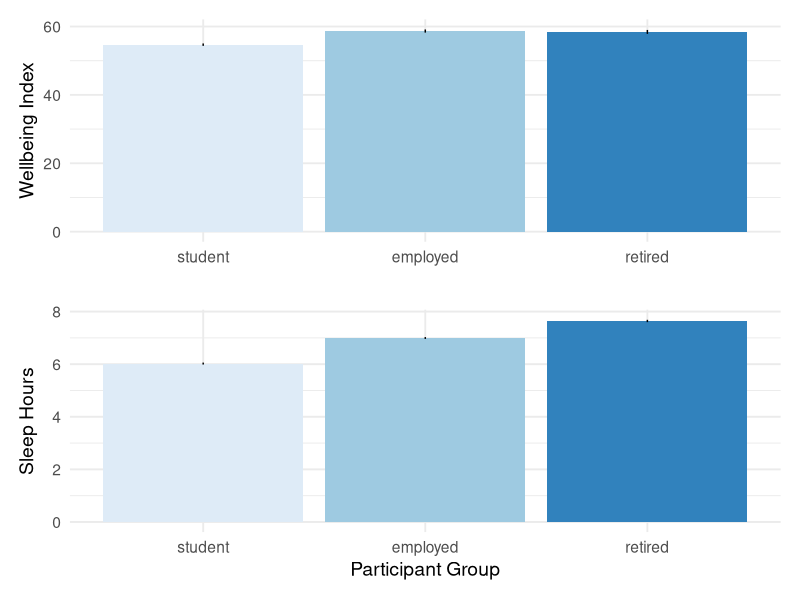
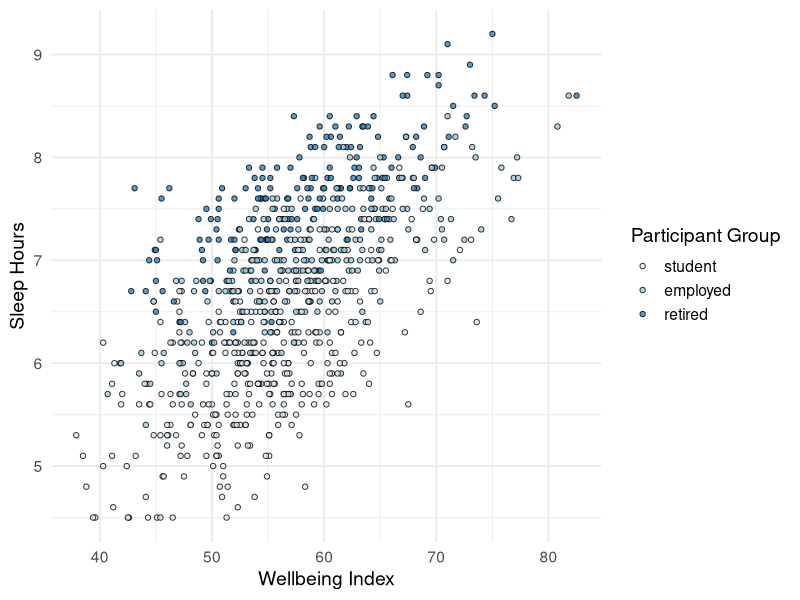

Write R code to recreate these figures, in order.
## ---- chunk 1
#| include: false
library(tidyverse)
library(here)
library(viridis)
library(patchwork)

# Load wellbeing dataset so that any example code in this practical can run
wellbeing_df <- readr::read_csv(here("data-vis", "data", "wellbeing_dataset.csv"))

wellbeing_df <- wellbeing_df |>
  mutate(
    participant_group = factor(participant_group,
                               levels = c("student", "employed", "retired"))
  )

theme_set(theme_minimal(base_size = 14))
## ---- chunk 2
#| label: data-overview
#| echo: false

head(wellbeing_df)

## ---- chunk 3
#| label: fig-group-outcomes
#| echo: false
#| fig-cap: "Wellbeing and sleep in participant groups."
#| fig-height: 6.5
#| out-width: "70%"
#| fig-align: "center"

group_wellbeing <- ggplot(wellbeing_df, aes(x = participant_group, y = wellbeing_index)) +
  stat_summary(aes(fill = participant_group), fun = "mean", geom = "bar", show.legend = F) +
  stat_summary(fun.data = "mean_se", geom = "linerange") +
  scale_fill_brewer(palette = "Blues") +
  labs(x = "",
       y = "Wellbeing Index")

group_sleep <- ggplot(wellbeing_df, aes(x = participant_group, y = sleep_hours)) +
  stat_summary(aes(fill = participant_group), fun = "mean", geom = "bar", show.legend = F) +
  stat_summary(fun.data = "mean_se", geom = "linerange") +
  scale_fill_brewer(palette = "Blues") +
  labs(x = "Participant Group",
       y = "Sleep Hours")


group_wellbeing / group_sleep

## ---- chunk 4
#| label: fig-scatter
#| echo: false
#| fig-cap: "Sleep–wellbeing relationship."
#| out-width: "60%"
#| fig-align: "center"

ggplot(wellbeing_df, aes(x = wellbeing_index, y = sleep_hours)) +
  geom_point(aes(fill = participant_group), shape = 21, alpha = .8) +
  scale_fill_brewer(palette = "Blues") +
  labs(x = "Wellbeing Index",
       y = "Sleep Hours",
       fill = "Participant Group")

